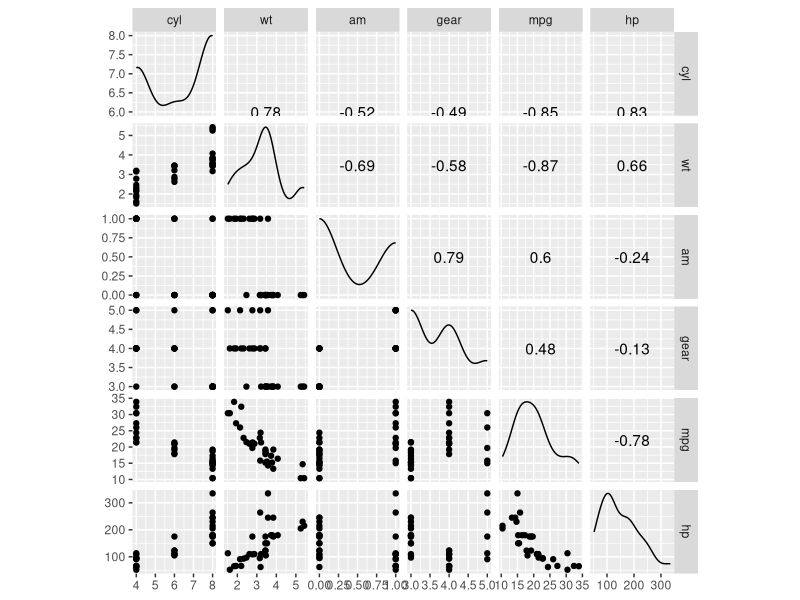
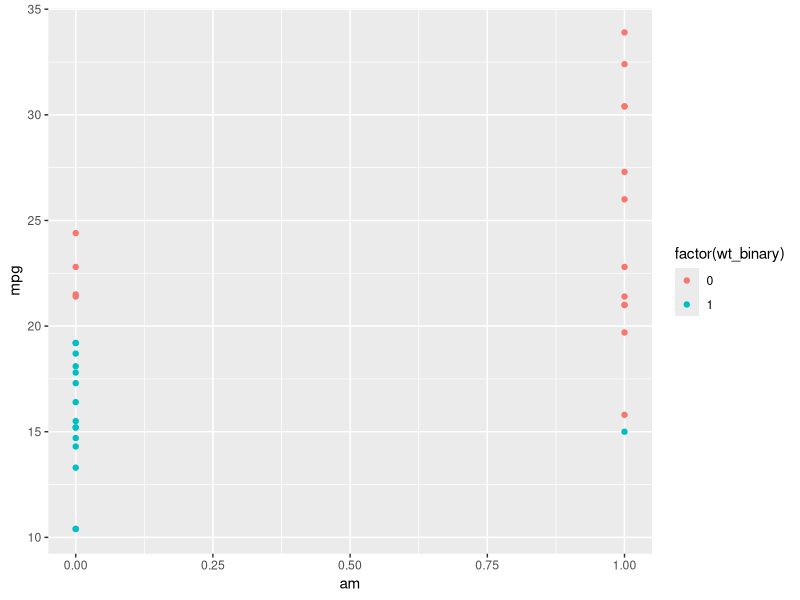

R code for these plots, in order:
## ---- chunk 1
library(dplyr)
library(datasets)
attach(mtcars)
summary(mtcars)
# we really don't need all variables, let's only keep cyl, wt, am, gear, mpg and horsepower
mtcars_mod <- mtcars %>% select(cyl, wt, am, gear, mpg, hp)
## ---- chunk 2
# scatterplot matrix: probably the mechanic's best choice for finding quick correlations
library(GGally)
ggscatmat(mtcars_mod)
## ---- chunk 3
# simple model, am as sole regressor
summary(lm(mpg ~ factor(am), data = mtcars_mod))
## ---- chunk 4
library(ggplot2)
library(magrittr)
# make a new factor variable for weight
mtcars_mod %<>% mutate(wt_binary = as.integer(wt > median(wt)))
head(mtcars_mod)
# now heavier-than-average cars are marked with a 1, lighter-than-average with a 0
# visualize 
ggplot(mtcars_mod, aes(y = mpg, x = am, color = factor(wt_binary))) + geom_point()
## ---- chunk 5
summary(lm(mpg ~ factor(am) + wt, data = mtcars_mod))
